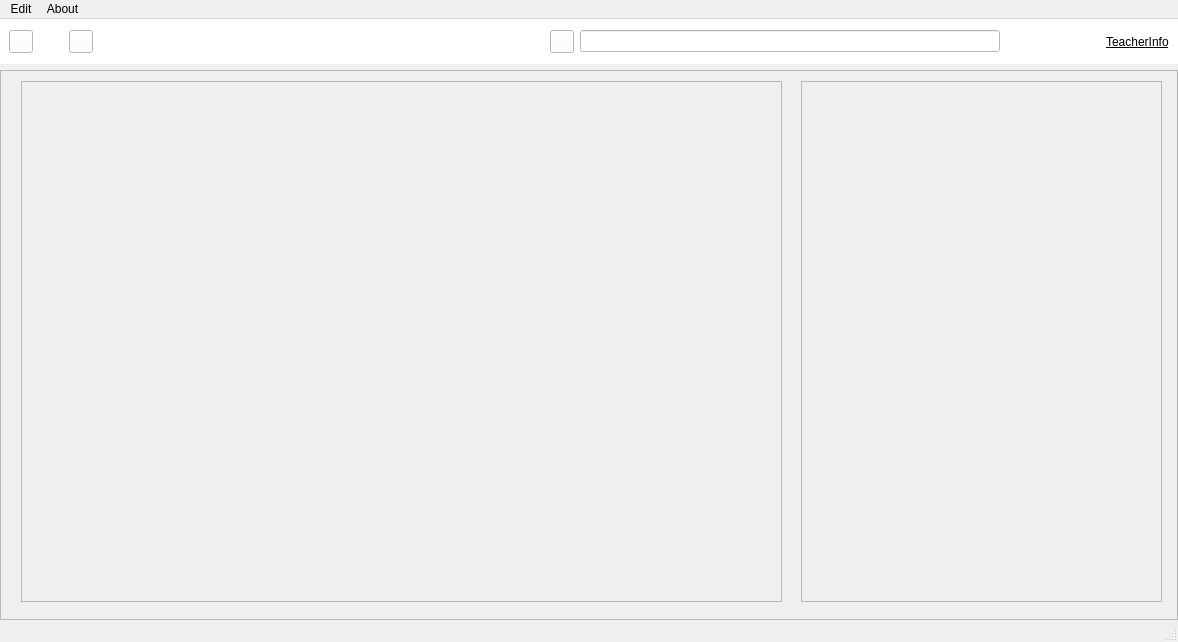
<?xml version="1.0" encoding="UTF-8"?>
<ui version="4.0">
 <class>MainWindow</class>
 <widget class="QMainWindow" name="MainWindow">
  <property name="geometry">
   <rect>
    <x>0</x>
    <y>0</y>
    <width>1178</width>
    <height>642</height>
   </rect>
  </property>
  <property name="windowTitle">
   <string>MainWindow</string>
  </property>
  <widget class="QWidget" name="centralwidget">
   <layout class="QGridLayout" name="gridLayout_2">
    <property name="leftMargin">
     <number>0</number>
    </property>
    <property name="topMargin">
     <number>0</number>
    </property>
    <property name="rightMargin">
     <number>0</number>
    </property>
    <property name="bottomMargin">
     <number>0</number>
    </property>
    <item row="0" column="0">
     <widget class="QWidget" name="widget" native="true">
      <property name="sizePolicy">
       <sizepolicy hsizetype="Expanding" vsizetype="Preferred">
        <horstretch>0</horstretch>
        <verstretch>0</verstretch>
       </sizepolicy>
      </property>
      <property name="styleSheet">
       <string notr="true">background-color:rgb(255, 255, 255)</string>
      </property>
      <layout class="QGridLayout" name="gridLayout">
       <property name="topMargin">
        <number>11</number>
       </property>
       <property name="bottomMargin">
        <number>11</number>
       </property>
       <item row="0" column="6">
        <widget class="QLabel" name="label_2">
         <property name="font">
          <font>
           <underline>true</underline>
          </font>
         </property>
         <property name="text">
          <string>TeacherInfo</string>
         </property>
        </widget>
       </item>
       <item row="0" column="4">
        <layout class="QHBoxLayout" name="horizontalLayout_2">
         <property name="leftMargin">
          <number>0</number>
         </property>
         <item>
          <widget class="QToolButton" name="toolButton_3">
           <property name="styleSheet">
            <string notr="true">border-image:url(:/all/images/searchIcon.png)</string>
           </property>
           <property name="text">
            <string/>
           </property>
          </widget>
         </item>
         <item>
          <widget class="QLineEdit" name="lineEdit_4"/>
         </item>
        </layout>
       </item>
       <item row="0" column="1">
        <spacer name="horizontalSpacer_2">
         <property name="orientation">
          <enum>Qt::Horizontal</enum>
         </property>
         <property name="sizeType">
          <enum>QSizePolicy::Fixed</enum>
         </property>
         <property name="sizeHint" stdset="0">
          <size>
           <width>30</width>
           <height>20</height>
          </size>
         </property>
        </spacer>
       </item>
       <item row="0" column="5">
        <spacer name="horizontalSpacer_3">
         <property name="orientation">
          <enum>Qt::Horizontal</enum>
         </property>
         <property name="sizeType">
          <enum>QSizePolicy::Fixed</enum>
         </property>
         <property name="sizeHint" stdset="0">
          <size>
           <width>100</width>
           <height>20</height>
          </size>
         </property>
        </spacer>
       </item>
       <item row="0" column="0">
        <widget class="QToolButton" name="toolButton">
         <property name="styleSheet">
          <string notr="true">border-image: url(:/all/images/backIcon.png);</string>
         </property>
         <property name="text">
          <string/>
         </property>
        </widget>
       </item>
       <item row="0" column="2">
        <widget class="QToolButton" name="toolButton_2">
         <property name="styleSheet">
          <string notr="true">border-image: url(:/all/images/homeIcon.png)</string>
         </property>
         <property name="text">
          <string/>
         </property>
         <property name="popupMode">
          <enum>QToolButton::DelayedPopup</enum>
         </property>
        </widget>
       </item>
       <item row="0" column="3">
        <spacer name="horizontalSpacer">
         <property name="orientation">
          <enum>Qt::Horizontal</enum>
         </property>
         <property name="sizeHint" stdset="0">
          <size>
           <width>438</width>
           <height>23</height>
          </size>
         </property>
        </spacer>
       </item>
      </layout>
     </widget>
    </item>
    <item row="1" column="0">
     <widget class="QScrollArea" name="scrollArea">
      <property name="widgetResizable">
       <bool>true</bool>
      </property>
      <widget class="QWidget" name="scrollAreaWidgetContents">
       <property name="geometry">
        <rect>
         <x>0</x>
         <y>0</y>
         <width>1176</width>
         <height>542</height>
        </rect>
       </property>
       <widget class="QFrame" name="frame">
        <property name="geometry">
         <rect>
          <x>20</x>
          <y>10</y>
          <width>761</width>
          <height>521</height>
         </rect>
        </property>
        <property name="frameShape">
         <enum>QFrame::StyledPanel</enum>
        </property>
        <property name="frameShadow">
         <enum>QFrame::Raised</enum>
        </property>
       </widget>
       <widget class="QFrame" name="frame_2">
        <property name="geometry">
         <rect>
          <x>800</x>
          <y>10</y>
          <width>361</width>
          <height>521</height>
         </rect>
        </property>
        <property name="frameShape">
         <enum>QFrame::StyledPanel</enum>
        </property>
        <property name="frameShadow">
         <enum>QFrame::Raised</enum>
        </property>
       </widget>
      </widget>
     </widget>
    </item>
   </layout>
  </widget>
  <widget class="QStatusBar" name="statusbar"/>
  <widget class="QMenuBar" name="menuBar">
   <property name="geometry">
    <rect>
     <x>0</x>
     <y>0</y>
     <width>1178</width>
     <height>22</height>
    </rect>
   </property>
   <widget class="QMenu" name="menuFile">
    <property name="title">
     <string>Edit</string>
    </property>
   </widget>
   <widget class="QMenu" name="menuAbout">
    <property name="geometry">
     <rect>
      <x>471</x>
      <y>197</y>
      <width>126</width>
      <height>46</height>
     </rect>
    </property>
    <property name="title">
     <string>About</string>
    </property>
   </widget>
   <addaction name="menuFile"/>
   <addaction name="menuAbout"/>
  </widget>
  <action name="actionEdit">
   <property name="text">
    <string>Edit</string>
   </property>
  </action>
  <action name="actionAbout_2">
   <property name="text">
    <string>About</string>
   </property>
  </action>
 </widget>
 <resources>
  <include location="../images.qrc"/>
 </resources>
 <connections/>
</ui>
